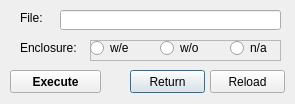
<?xml version="1.0" encoding="UTF-8"?>
<ui version="4.0">
 <class>Dialog</class>
 <widget class="QDialog" name="Dialog">
  <property name="geometry">
   <rect>
    <x>0</x>
    <y>0</y>
    <width>295</width>
    <height>104</height>
   </rect>
  </property>
  <property name="windowTitle">
   <string>Dialog</string>
  </property>
  <widget class="QPushButton" name="T4_Add_CCF_return_but">
   <property name="geometry">
    <rect>
     <x>130</x>
     <y>70</y>
     <width>75</width>
     <height>23</height>
    </rect>
   </property>
   <property name="text">
    <string>Return</string>
   </property>
  </widget>
  <widget class="QLabel" name="label">
   <property name="geometry">
    <rect>
     <x>20</x>
     <y>10</y>
     <width>41</width>
     <height>16</height>
    </rect>
   </property>
   <property name="text">
    <string>File:</string>
   </property>
  </widget>
  <widget class="QFrame" name="T4_Add_CC_rad_frame">
   <property name="geometry">
    <rect>
     <x>90</x>
     <y>40</y>
     <width>191</width>
     <height>21</height>
    </rect>
   </property>
   <property name="frameShape">
    <enum>QFrame::StyledPanel</enum>
   </property>
   <property name="frameShadow">
    <enum>QFrame::Raised</enum>
   </property>
   <widget class="QRadioButton" name="T4_Add_CCF_w_e_rad">
    <property name="geometry">
     <rect>
      <x>0</x>
      <y>0</y>
      <width>41</width>
      <height>16</height>
     </rect>
    </property>
    <property name="text">
     <string>w/e</string>
    </property>
   </widget>
   <widget class="QRadioButton" name="T4_Add_CCF_w_o_rad">
    <property name="geometry">
     <rect>
      <x>70</x>
      <y>0</y>
      <width>41</width>
      <height>16</height>
     </rect>
    </property>
    <property name="text">
     <string>w/o</string>
    </property>
   </widget>
   <widget class="QRadioButton" name="T4_Add_CCF_n_a_rad">
    <property name="geometry">
     <rect>
      <x>140</x>
      <y>0</y>
      <width>41</width>
      <height>16</height>
     </rect>
    </property>
    <property name="text">
     <string>n/a</string>
    </property>
   </widget>
  </widget>
  <widget class="QPushButton" name="T4_Add_CCF_reload_but">
   <property name="geometry">
    <rect>
     <x>210</x>
     <y>70</y>
     <width>75</width>
     <height>23</height>
    </rect>
   </property>
   <property name="text">
    <string>Reload</string>
   </property>
  </widget>
  <widget class="QPushButton" name="T4_Add_CCF_execute_but">
   <property name="geometry">
    <rect>
     <x>10</x>
     <y>70</y>
     <width>91</width>
     <height>23</height>
    </rect>
   </property>
   <property name="font">
    <font>
     <weight>75</weight>
     <bold>true</bold>
    </font>
   </property>
   <property name="text">
    <string>Execute</string>
   </property>
  </widget>
  <widget class="QLabel" name="label_4">
   <property name="geometry">
    <rect>
     <x>20</x>
     <y>40</y>
     <width>61</width>
     <height>16</height>
    </rect>
   </property>
   <property name="text">
    <string>Enclosure:</string>
   </property>
  </widget>
  <widget class="QLineEdit" name="T4_Add_CCF_file_le">
   <property name="geometry">
    <rect>
     <x>60</x>
     <y>10</y>
     <width>221</width>
     <height>20</height>
    </rect>
   </property>
  </widget>
 </widget>
 <tabstops>
  <tabstop>T4_Add_CCF_file_le</tabstop>
  <tabstop>T4_Add_CCF_w_e_rad</tabstop>
  <tabstop>T4_Add_CCF_w_o_rad</tabstop>
  <tabstop>T4_Add_CCF_n_a_rad</tabstop>
  <tabstop>T4_Add_CCF_execute_but</tabstop>
  <tabstop>T4_Add_CCF_return_but</tabstop>
  <tabstop>T4_Add_CCF_reload_but</tabstop>
 </tabstops>
 <resources/>
 <connections/>
</ui>
